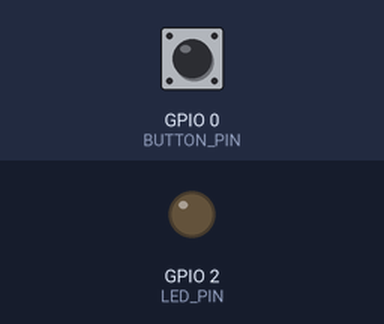
The sketch below on a simulated ESP32. Parts: output pins drawn as LEDs (lit = HIGH). The inputs (shaded band) are chosen by the test bench; at power-on: GPIO 0 (BUTTON_PIN) HIGH. WiFi joins after 1.5 s; servers stay silent unless stated; a WiFi scan finds three made-up networks; uploads are accepted with an empty reply; the local clock reads 2024-03-15 10:24:30 at power-on unless the sketch sets it; what the sketch prints to the serial monitor is not drawn.

Above: at 2.8 s.
2.9 s: GPIO 0 (BUTTON_PIN) pulled LOW for 0.15 s
At 3.4 s:
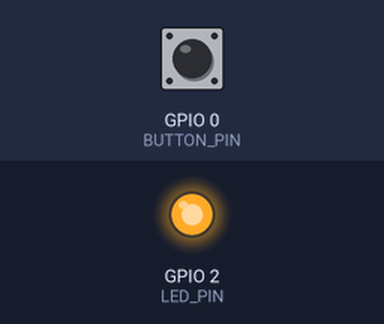
6.0 s: GPIO 0 (BUTTON_PIN) pulled LOW for 1 s
At 9.7 s:
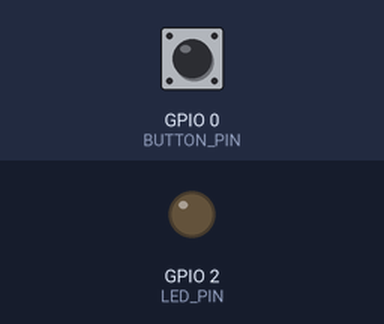
10.0 s: GPIO 0 (BUTTON_PIN) pulled LOW for 3.2 s
At 11.2 s:
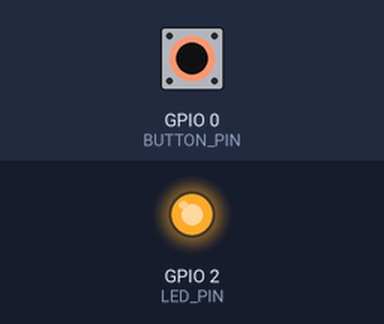
Timing chart, 0 to 14.2 s (numbered marks = the images above; inputs shaded):
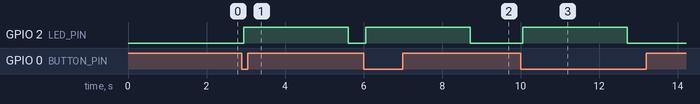

The sketch:

capture_wifis_dataset.ino
```cpp
#include <WiFi.h>
#include <ArduinoJson.h>
#include <time.h>
#include <HTTPClient.h>

// === CONFIGURATION ===
#define BUTTON_PIN 0       // Utilise le bouton BOOT de la carte
#define LED_PIN 2          // LED intégrée GPIO 2 pour affichage en direct (allumée pendant le scan puis s'éteint)

//pour la connexion en wifi
const char* ssid = "iPhon de Alexcouille (2)";
const char* password = "bahenfaitnon";

//IP du serveur local
const char* serverUrl = "http://172.20.10.8:8004/api/raw_scan";
//serveur distant
//const char* serverUrl = "http://vps-98cd652a.vps.ovh.net:8004/api/raw_scan";

uint32_t current_timestamp = 0;

void setup() {
  Serial.begin(115200);
  pinMode(BUTTON_PIN, INPUT_PULLUP); //bouton actif bas
  pinMode(LED_PIN, OUTPUT); //led
  digitalWrite(LED_PIN, LOW);

  //connexion au wifi
  WiFi.mode(WIFI_MODE_STA);
  WiFi.disconnect();
  delay(100);
  setup_wifi();

  //synchro de l'heure
  configTime(0, 0, "pool.ntp.org");
  Serial.print("Synchro NTP");
  while (time(NULL) < 100000) {
    delay(500);
    Serial.print(".");
  }
  Serial.println("\nSynchro heure OK. Scan prêt");
  Serial.println("Appuyer sur le bouton boot pour lancer un scan");
}

void setup_wifi() {
  Serial.print("Connexion WiFi à ");
  Serial.println(ssid);
  WiFi.begin(ssid, password);
  while (WiFi.status() != WL_CONNECTED) {
    delay(500); Serial.print(".");
  }
  Serial.println("\nConnecté ! IP: " + WiFi.localIP().toString());
}

void sendViaHTTP(int index) {
  if(WiFi.status() != WL_CONNECTED) setup_wifi();

  HTTPClient http;
  http.begin(serverUrl);
  http.addHeader("Content-Type", "application/json");

  StaticJsonDocument<200> doc;
  doc["timestamp"] = current_timestamp; // Le même timestamp pour tout le scan
  doc["ssid"] = WiFi.SSID(index);
  doc["mac"] = WiFi.BSSIDstr(index);
  doc["rssi"] = WiFi.RSSI(index);

  String requestBody;
  serializeJson(doc, requestBody);

  int code = http.POST(requestBody);
  if(code > 0) {
    //OK
  } else {
    Serial.printf("Erreur envoi (%d)\n", code);
  }
  http.end();
}

void loop() {
  // Détection appui bouton (LOW car INPUT_PULLUP)
  if (digitalRead(BUTTON_PIN) == LOW) {

    //anti rebond
    delay(50);
    if(digitalRead(BUTTON_PIN) == LOW) {
      Serial.println("\n--- DEBUT DU SCAN ---");
      digitalWrite(LED_PIN, HIGH); // Allumer LED pendant le scan

      int n = WiFi.scanNetworks();
      current_timestamp = (uint32_t)time(NULL); // capture du temsp pour ce scan

      Serial.printf("%d réseaux trouvés. Envoi vers le serveur...\n", n);

      for (int i = 0; i < n; i++) {
         // Filtre simple pour éviter les trucs bizarres
         if(WiFi.SSID(i).length() > 0) {
            sendViaHTTP(i);
            delay(20); //petit délai pour le serveur
         }
      }

      WiFi.scanDelete();
      Serial.println("--- FIN DE L'ENVOI ---");
      Serial.println("Aller sur l'interface web pour géolocaliser la mesure.");

      digitalWrite(LED_PIN, LOW); // Eteindre LED : capture finie

      // Attendre que le bouton soit relaché pour ne pas faire plusieurs envois à la suite
      while(digitalRead(BUTTON_PIN) == LOW) delay(100);
    }
  }
}
```

Measured:
- after the input at 2.9 s, GPIO 2 (LED_PIN): LOW → HIGH after 0.05 s, → LOW 2.7 s later
- after the input at 6.0 s, GPIO 2 (LED_PIN): LOW → HIGH after 0.05 s, → LOW 2.7 s later
- after the input at 10.0 s, GPIO 2 (LED_PIN): LOW → HIGH after 0.05 s, → LOW 2.7 s later
